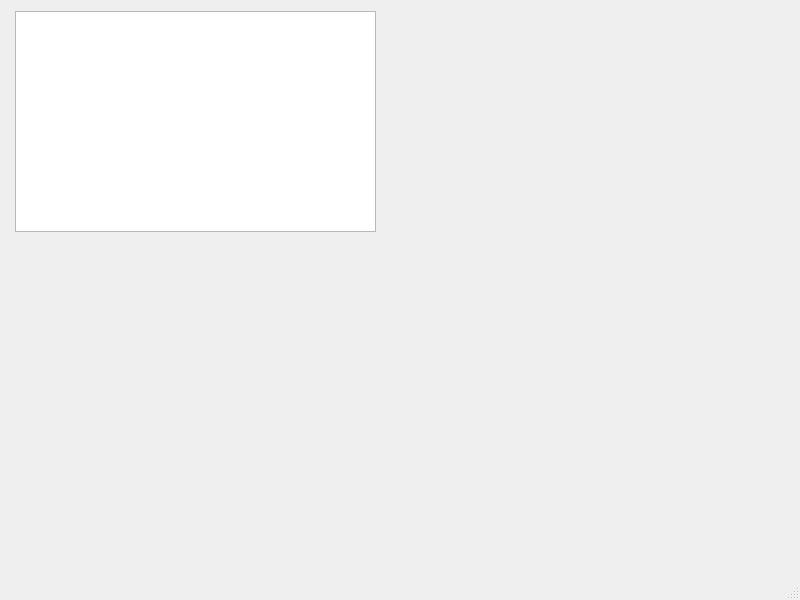
<?xml version="1.0" encoding="UTF-8"?>
<ui version="4.0">
 <class>MainWindow</class>
 <widget class="QMainWindow" name="MainWindow">
  <property name="geometry">
   <rect>
    <x>0</x>
    <y>0</y>
    <width>800</width>
    <height>600</height>
   </rect>
  </property>
  <property name="windowTitle">
   <string>MainWindow</string>
  </property>
  <widget class="QWidget" name="centralwidget">
   <widget class="QGraphicsView" name="graphicsView">
    <property name="geometry">
     <rect>
      <x>15</x>
      <y>11</y>
      <width>361</width>
      <height>221</height>
     </rect>
    </property>
   </widget>
  </widget>
  <widget class="QMenuBar" name="menubar">
   <property name="geometry">
    <rect>
     <x>0</x>
     <y>0</y>
     <width>800</width>
     <height>21</height>
    </rect>
   </property>
  </widget>
  <widget class="QStatusBar" name="statusbar"/>
 </widget>
 <resources/>
 <connections/>
</ui>
